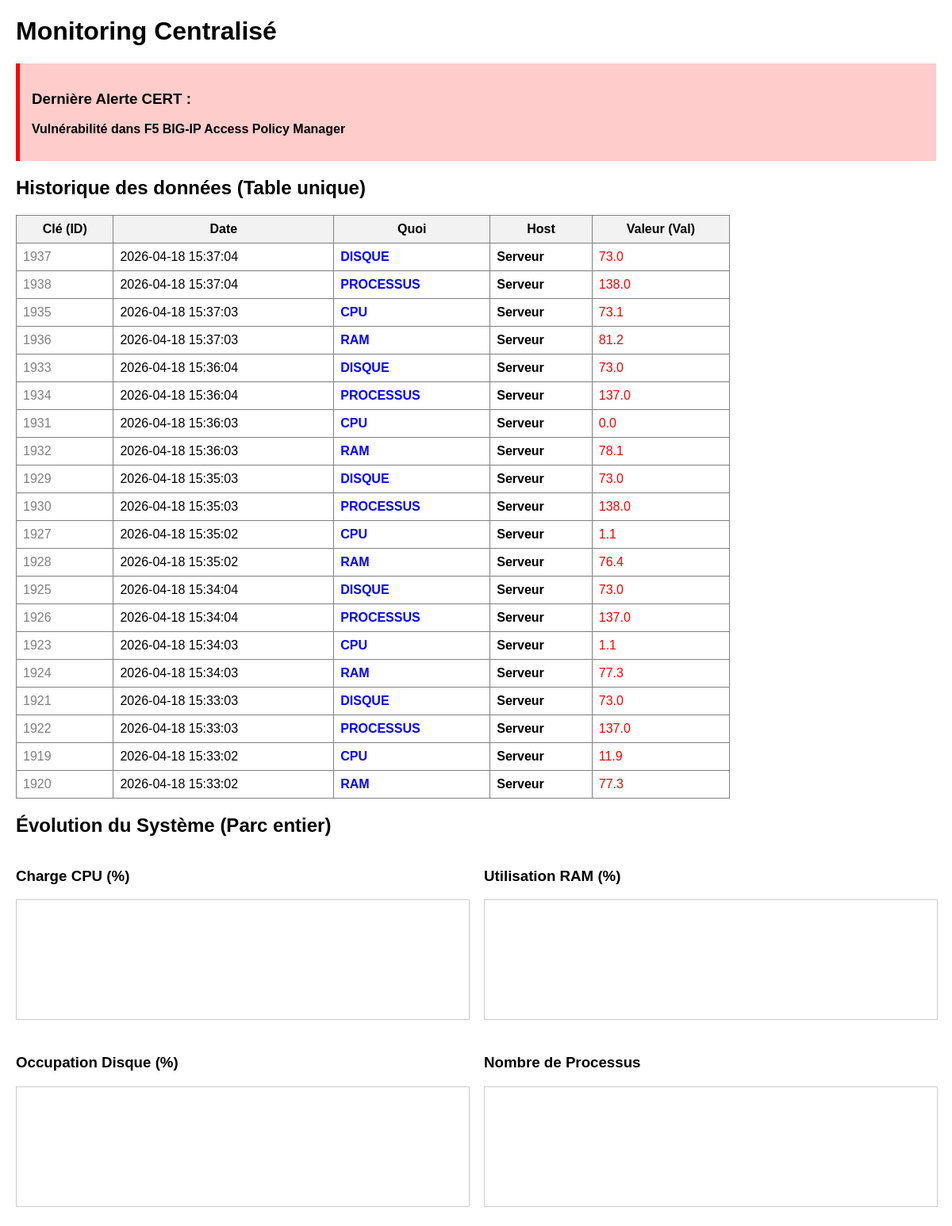
Before: / with the older database file.
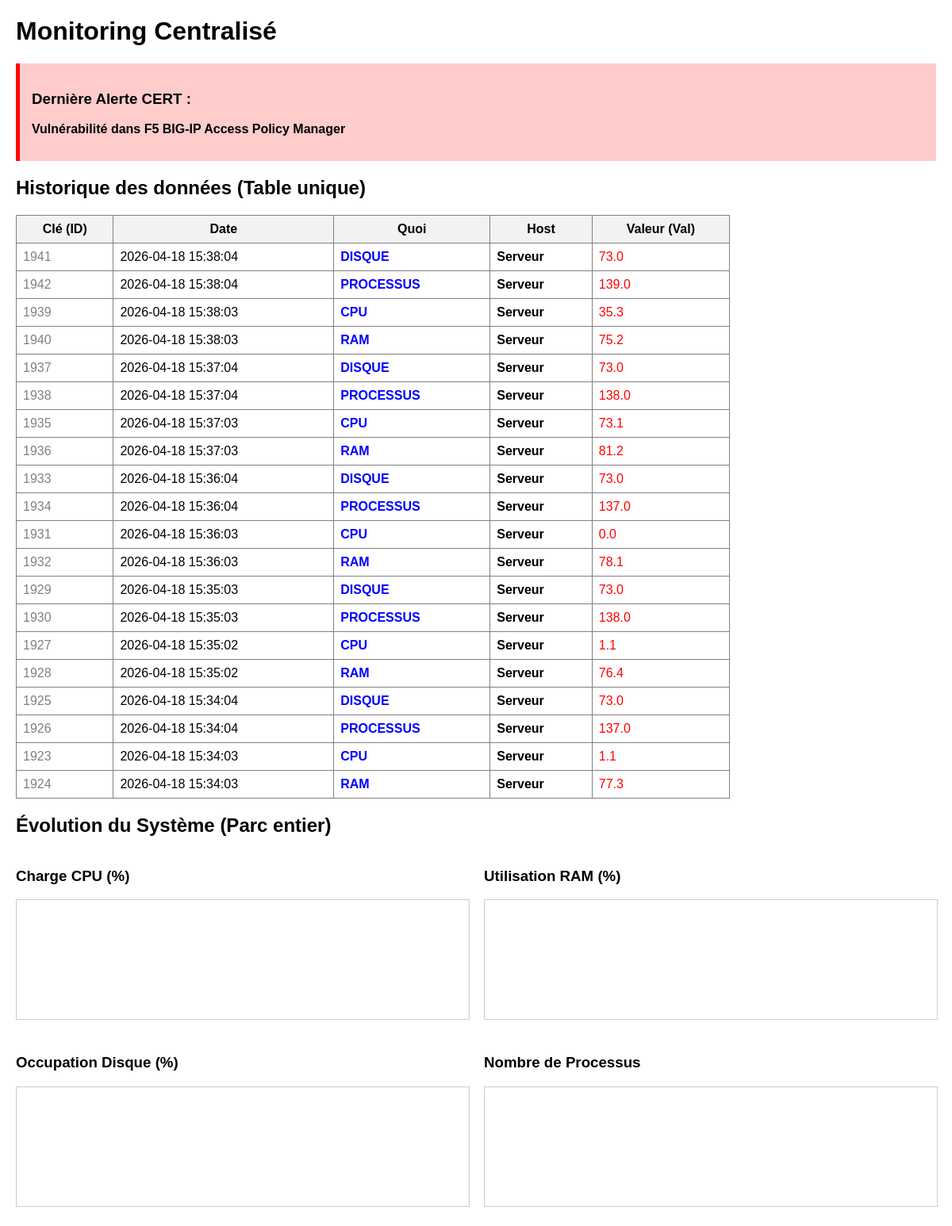
After: the same page with the newer database file.
### tables this page shows
CREATE TABLE alertes (message TEXT);

CREATE TABLE data (cles INTEGER PRIMARY KEY AUTOINCREMENT, epo INTEGER, date TEXT, val REAL, quoi TEXT, host TEXT);

### app.py (the view)
@app.route('/')
def index():
    try:
        conn = sqlite3.connect('data.db')
        cur = conn.cursor()
        cur.execute("SELECT cles, epo, date, val, quoi, host FROM data ORDER BY epo DESC LIMIT 20")
        historique = cur.fetchall()
        cur.execute("SELECT message FROM alertes LIMIT 1")
        alerte = cur.fetchone()
        alerte_msg = alerte[0] if alerte else "Aucune alerte"
        conn.close()
    except Exception as e:
        historique = []
        alerte_msg = "En attente des données..."
    return render_template('index.html', historique=historique, alerte=alerte_msg)

### templates/index.html (shortened to what this page needs)
<!DOCTYPE html>
<html>
<head>
</head>
<body style="font-family: Arial, sans-serif; margin: 20px;">
    <h1>Monitoring Centralisé</h1>
    <div style="background-color: #ffcccc; padding: 15px; border-left: 5px solid red; margin-bottom: 20px;">
        <h3>Dernière Alerte CERT :</h3>
        <p><strong>{{ alerte }}</strong></p>
    </div>
    <h2>Historique des données (Table unique)</h2>
    <table border="1" cellpadding="8" style="border-collapse: collapse; width: 100%; max-width: 900px;">
        <tr style="background-color: #f2f2f2;">
            <th>Clé (ID)</th>
            <th>Date</th>
            <th>Quoi</th>
            <th>Host</th>
            <th>Valeur (Val)</th>
        </tr>
        {% for ligne in historique %}
        <tr>
            <td style="color: gray;">{{ ligne[0] }}</td>
            <td>{{ ligne[2] }}</td>
            <td style="color: blue; font-weight: bold;">{{ ligne[4] }}</td>
            <td><strong>{{ ligne[5] }}</strong></td>
            <td style="color: red;">{{ ligne[3] }}</td>
        </tr>
        {% endfor %}
    </table>
    <h2>Évolution du Système (Parc entier)</h2>
    <div style="display: flex; flex-wrap: wrap; gap: 20px;">
        <div style="flex: 1; min-width: 45%;">
            <h3>Charge CPU (%)</h3>
            <embed type="image/svg+xml" src="{{ url_for('static', filename='graph_CPU.svg') }}" style="width: 100%; border: 1px solid #ccc;" />
        </div>
        <div style="flex: 1; min-width: 45%;">
            <h3>Utilisation RAM (%)</h3>
            <embed type="image/svg+xml" src="{{ url_for('static', filename='graph_RAM.svg') }}" style="width: 100%; border: 1px solid #ccc;" />
        </div>
        <div style="flex: 1; min-width: 45%;">
            <h3>Occupation Disque (%)</h3>
            <embed type="image/svg+xml" src="{{ url_for('static', filename='graph_DISQUE.svg') }}" style="width: 100%; border: 1px solid #ccc;" />
        </div>
        <div style="flex: 1; min-width: 45%;">
            <h3>Nombre de Processus</h3>
            <embed type="image/svg+xml" src="{{ url_for('static', filename='graph_PROCESSUS.svg') }}" style="width: 100%; border: 1px solid #ccc;" />
        </div>
    </div>
</body>
</html>

Changed rows visible on the page:
no longer on this page (row unchanged): data: cles "1921", date "2026-04-18 15:33:03", quoi "DISQUE", host "Serveur", val "73.0"
no longer on this page (row unchanged): data: cles "1922", date "2026-04-18 15:33:03", quoi "PROCESSUS", host "Serveur", val "137.0"
no longer on this page (row unchanged): data: cles "1919", date "2026-04-18 15:33:02", quoi "CPU", host "Serveur", val "11.9"
no longer on this page (row unchanged): data: cles "1920", date "2026-04-18 15:33:02", quoi "RAM", host "Serveur", val "77.3"
added data: cles "1941", date "2026-04-18 15:38:04", quoi "DISQUE", host "Serveur", val "73.0"
added data: cles "1942", date "2026-04-18 15:38:04", quoi "PROCESSUS", host "Serveur", val "139.0"
added data: cles "1939", date "2026-04-18 15:38:03", quoi "CPU", host "Serveur", val "35.3"
added data: cles "1940", date "2026-04-18 15:38:03", quoi "RAM", host "Serveur", val "75.2"
